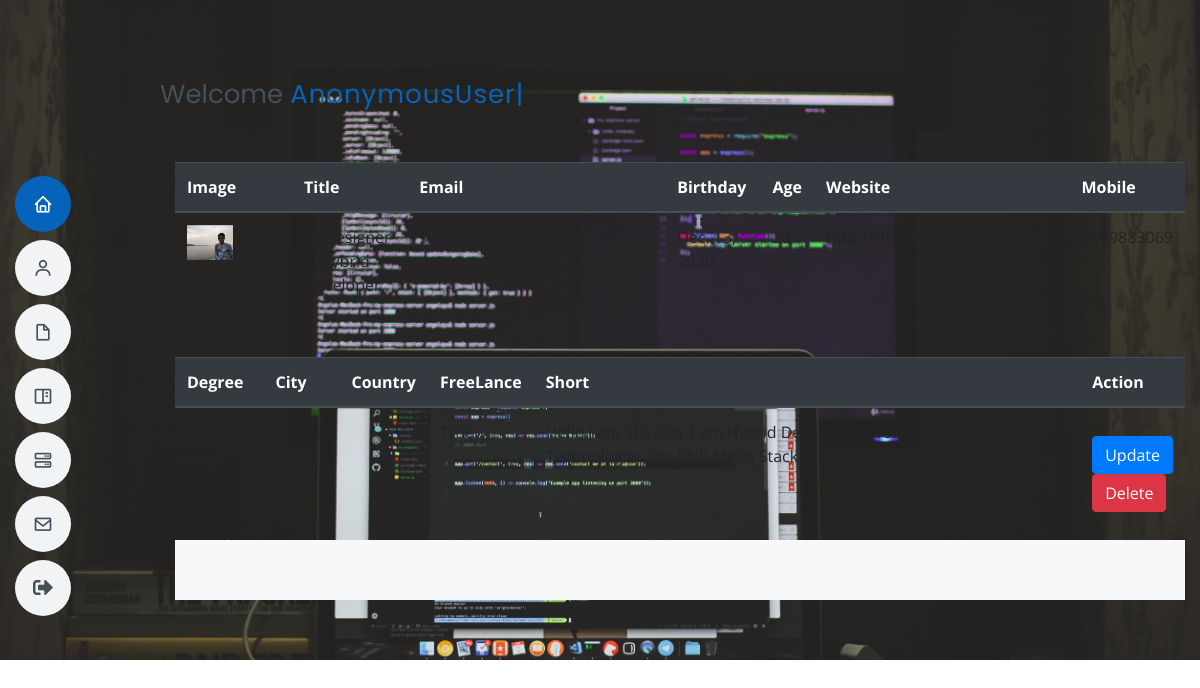
Page /portfolio/about_all/ on the committed database.
### portfolio/models.py (models this page shows, shortened)
class about(models.Model):
    head=models.CharField(max_length=50,blank=True, null=True)
    img=models.ImageField(blank=True, null=True)
    s_Intro=models.CharField(max_length=150,blank=True, null=True)
    dob=models.DateField(blank=True, null=True)
    website=models.URLField(max_length=200,blank=True, null=True)
    mobile=models.IntegerField(blank=True, null=True)
    city=models.CharField(max_length=50,blank=True, null=True)
    age=models.IntegerField(blank=True, null=True)
    degree=models.CharField(max_length=50,blank=True, null=True)
    email=models.EmailField(max_length=254,blank=True, null=True)
    country=models.CharField(max_length=50,blank=True, null=True)
    introduction=models.CharField(max_length=500,blank=True, null=True)
    freelance=models.BooleanField(blank=True, null=True)
    avail=models.BooleanField(blank=True, null=True)

### portfolio/views.py (the view)
# urls.py: path('about_all/',About_all,name="about_all"),
def About_all(request):
    aboutus= about.objects.all()
    if 'delete' in request.POST:
        messages.success(request,'Record Deleted.')
        about.objects.filter(id=request.POST['delete']).delete()
        return redirect('about_all')
    d={'abouts':aboutus}
    return render(request,'about_all.html',d)

### templates/about_all.html (shortened to what this page needs)
{% extends 'base1.html' %} {% load static %} {% block body %}
<div class="table-responsive">
<table class="table mt-5 table-responsive">
  <thead class="thead-dark">
    <tr>
      <th scope="col">Image</th>
      <th scope="col">Title</th>
      <th scope="col">Email</th>
      <th scope="col">Birthday</th>
      <th scope="col">Age</th>
      <th scope="col">Website</th>
      <th scope="col">Mobile</th>
    </tr>
  </thead>
  <tbody>
    {% for i in abouts %}
    <tr>
      <td><img src="{{i.img.url}}" class="w-50" alt=""></td>
      <td>{{i.head}}</td>
      <td>{{i.email}}</td>
      <td>{{i.dob}}</td>
      <td>{{i.age}}</td>
      <td>{{i.website}}</td>
      <td>{{i.mobile}}</td>
    </tr>
    {% endfor %}
  </tbody>
</table>
<table class="table mt-5 table-responsive">
  <thead class="thead-dark">
    <tr>
      <th scope="col">Degree</th>
      <th scope="col">City</th>
      <th scope="col">Country</th>
      <th scope="col">FreeLance</th>
      <th scope="col">Short </th>
      <th scope="col">Action </th>
    </tr>
  </thead>
  <tbody>
    {% for i in abouts %}
    <tr>
       <td>{{i.degree}}</td>
      <td>{{i.city}}</td>
      <td>{{icountry}}</td>
      <td>{{i.freelance}}</td>
      <td>{{i.introduction}}</td>
      <td>
        <a href="{% url 'about_update' i.id %}" class="btn btn-primary mt-3 position-relative" >Update</a>
        <form method="post">
          <button type="submit" class="btn btn-danger position-relative" name="delete" value="{{i.id}}">Delete</button>
        </form>
      </td>
    </tr>
    {% endfor %}
  </tbody>
</table>
</div>
{% endblock body %}

### static/css/style.css (style rules this page uses)
body { font-family: "Open Sans", sans-serif; color: #272829; }
a { color: #0563bb; }

### rows in the picture
about: img (picture), head "UI Designer & Hybrid Developer.", email "shazaibrehman127@gmail.com", dob "Dec. 13, 2020", age "20", website "http://shazaib.herokuapp.com/", mobile "8959883069", freelance "True", introduction "Hello i am Shazaib .i am Hybrid Developer I work in multiple Technologies like PHP Mean Stack and Mern Stack and Django.", {{ i.id }} 1 (drawn)
